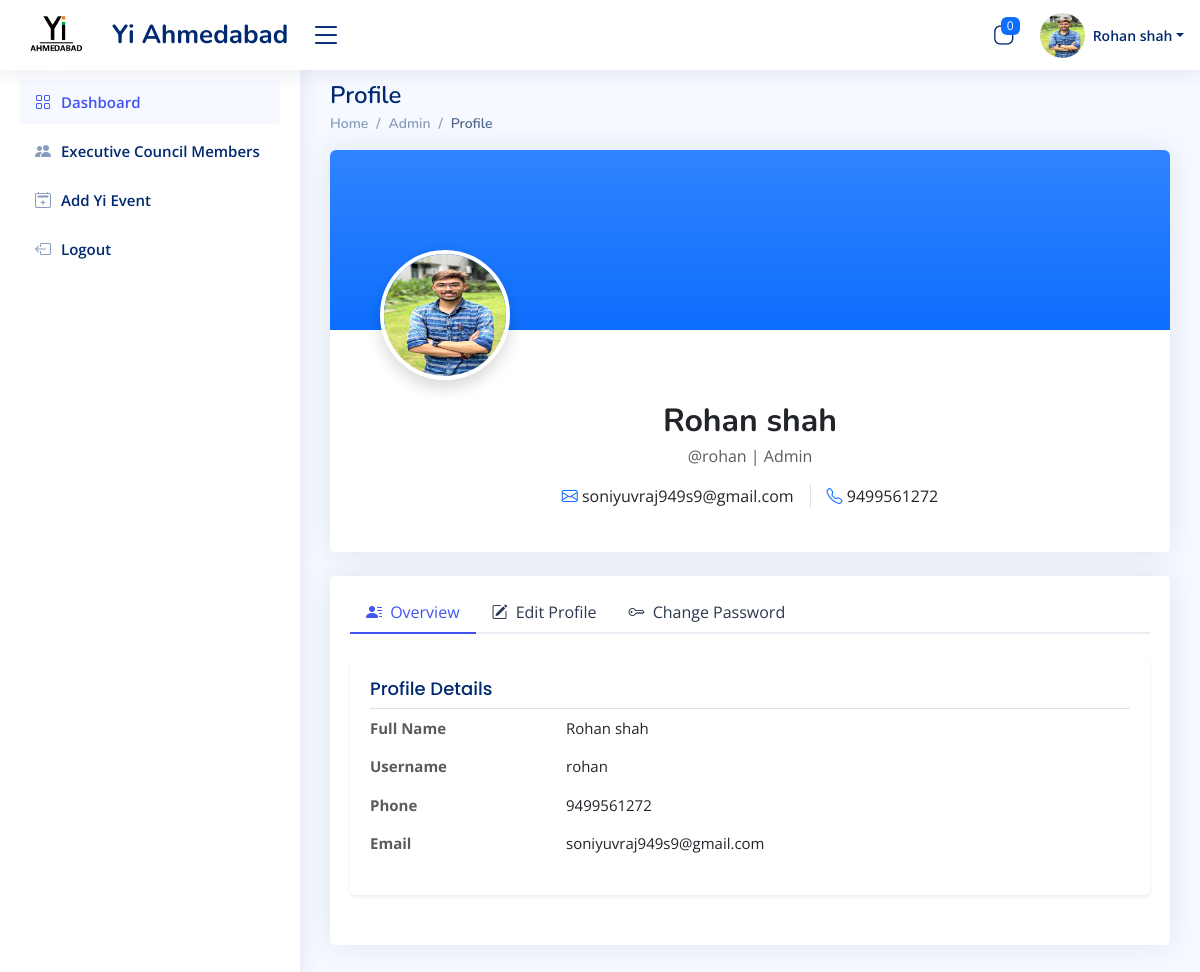
/Admin-Profile (signed in), run on an earlier commit of the app's database.
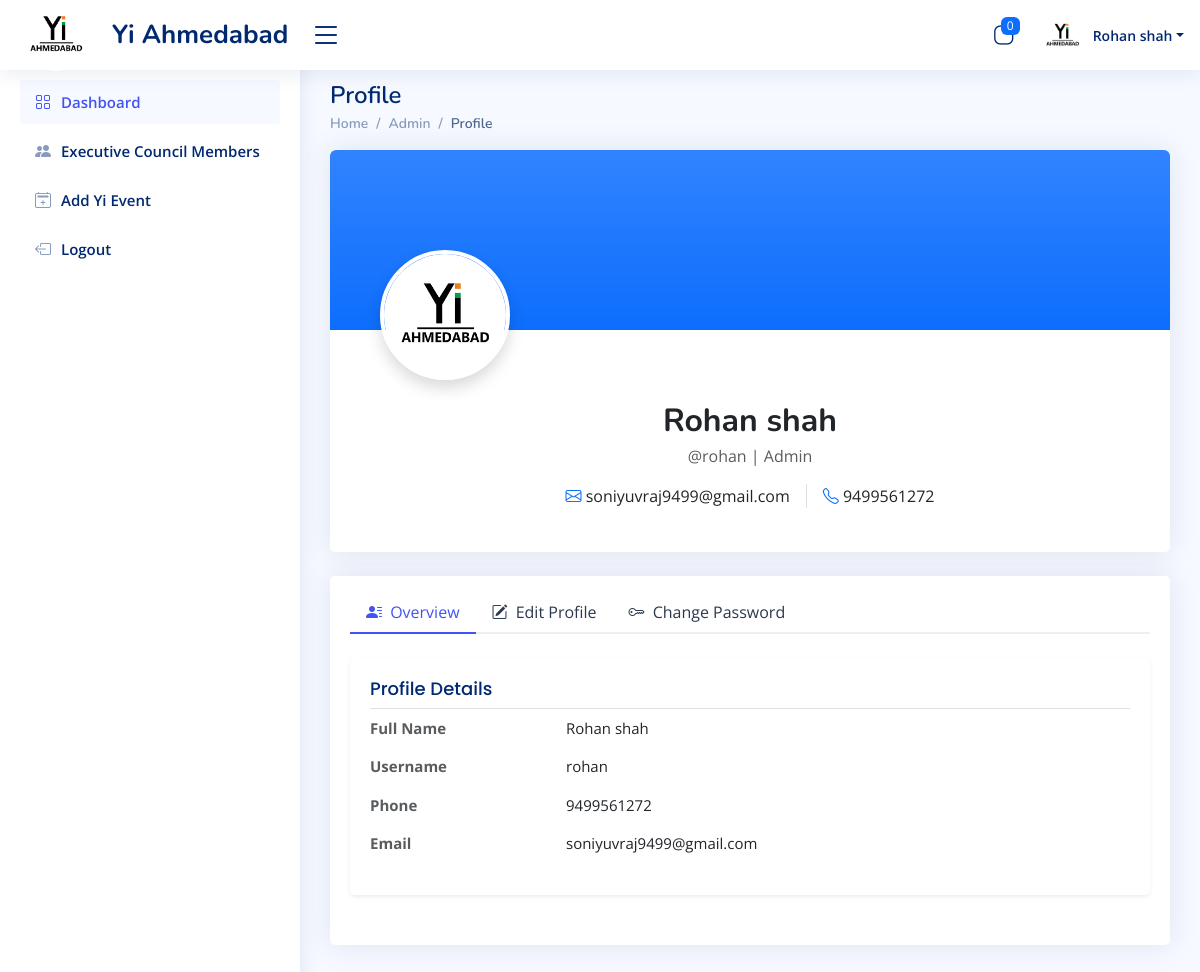
And on a later commit of the database.
### admin_app/models.py (models this page shows, shortened)
class LoginSide(AbstractUser):
    id = models.UUIDField(primary_key=True,default=uuid.uuid4,editable=False,db_index=True)
    login_role = models.ManyToManyField(Login_Role,verbose_name = "LoginRole")
    first_name = models.CharField(max_length=200,null=True,verbose_name = "FirstName")
    last_name = models.CharField(max_length=200)
    email = models.EmailField(max_length=200,unique=True,validators=[validate_email])
    photo = models.ImageField(upload_to='user_photo/', null=True, blank=True)
    yi_role = models.CharField(max_length=200,null=True)
    phone_number = models.CharField(
        max_length=10,  # This will accommodate international numbers
        default='0',
        validators=[
            RegexValidator(
                regex=r'^(\+91[\-\s]?)?[0]?(91)?[789]\d{9}$',  # This is the regex for validating the phone number
                message="Enter a valid phone number.",
                code="invalid_phone"
            ),
        ],
    )

### admin_app/views.py (the view)
# urls.py: path('Admin-Profile',Admin_Profile,name='Admin_Profile'),
@login_required(login_url='index')
def Admin_Profile(request):
    if not request.user.login_role.filter(name='Admin').exists():
        return redirect('Error-Page')
    sessions = Session.objects.filter(expire_date__gte=now())
    user_ids = [session.get_decoded().get('_auth_user_id') for session in sessions]
    active_users = LoginSide.objects.filter(id__in=user_ids)  # Get user objects
    active_user_names = [f"{user.first_name} {user.last_name}" for user in active_users]
    active_users_count = LoginSide.objects.filter(is_active=True).count()
    active_users_count = active_users.count()
    context = {
            'name':active_user_names,
            'count':active_users_count,
    }
    return render(request, 'Admin/Admin_Profile.html',context)

### admin_app/Templates/Admin/Admin_Profile.html (shortened to what the changed rows need)
{% extends "base/base.html" %}
{% load static %}
{% block bodyblock %}
<main id="main" class="main">
  <div class="pagetitle">
    <h1>Profile</h1>
  </div>
    <section class="section profile">
      <div class="row">
        <div class="col-lg-12">
          <div class="card mb-4">
            <div class="position-relative">
              <div class="position-absolute" style="bottom: -50px; left: 50px;">
                <div class="position-relative">
                  <img src="{% if user.photo %}{{ user.photo.url }}{% else %}{% static 'Image/img.png' %}{% endif %}"
                       height="130px" width="130px" alt="Profile"
                       class="rounded-circle border border-4 border-white shadow">
                </div>
              </div>
            </div>
            <div class="card-body pt-5 mt-4">
              <div class="row">
                <div class="col-md-8 offset-md-2">
                  <div class="text-center mb-4">
                    <h2 class="fw-bold mb-1">{{ user.first_name }} {{ user.last_name }}</h2>
                    <p class="text-muted mb-0">@{{ user.username }} | Admin</p>
                    <div class="d-flex justify-content-center mt-3">
                      <div class="px-3 border-end">
                        <i class="bi bi-envelope text-primary"></i> {{ user.email }}
                      </div>
                      <div class="px-3">
                        <i class="bi bi-telephone text-primary"></i> {{ user.phone_number }}
                      </div>
                    </div>
                  </div>
                </div>
              </div>
            </div>
          </div>
          <div class="card">
            <div class="card-body pt-3">
              <div class="tab-content pt-4">
                <div class="tab-pane fade show active profile-overview" id="profile-overview">
                  <div class="card shadow-sm border-0">
                    <div class="card-body">
                      <div class="row mb-3">
                        <div class="col-lg-3 col-md-4 fw-bold text-muted">Full Name</div>
                        <div class="col-lg-9 col-md-8">{{ user.first_name }} {{ user.last_name }}</div>
                      </div>
                      <div class="row mb-3">
                        <div class="col-lg-3 col-md-4 fw-bold text-muted">Username</div>
                        <div class="col-lg-9 col-md-8">{{ user.username }}</div>
                      </div>
                      <div class="row mb-3">
                        <div class="col-lg-3 col-md-4 fw-bold text-muted">Phone</div>
                        <div class="col-lg-9 col-md-8">{{ user.phone_number }}</div>
                      </div>
                      <div class="row">
                        <div class="col-lg-3 col-md-4 fw-bold text-muted">Email</div>
                        <div class="col-lg-9 col-md-8">{{ user.email }}</div>
                      </div>
                    </div>
                  </div>
                </div>
              </div>
            </div>
          </div>
        </div>
      </div>
    </section>
  </main>
{% endblock %}

### admin_app/Templates/Admin/components/header.html (shortened to what this page needs)
{% load static %}
<header id="header" class="header fixed-top d-flex align-items-center">
  <div class="d-flex align-items-center justify-content-between">
    <a href="{% url 'Admin_Dashboard' %}" class="logo d-flex align-items-center">
<img src="{% static 'Image/YIIMG.png' %}" alt="logo img" class="rounded-circle"  >
      <span class="d-none d-lg-block">Yi Ahmedabad</span>
    </a>
    <i class="bi bi-list toggle-sidebar-btn"></i>
  </div>
    <nav class="header-nav ms-auto">
      <ul class="d-flex align-items-center">
        <li class="nav-item dropdown">
          <a class="nav-link nav-icon" href="#" data-bs-toggle="dropdown">
            <i class="bi bi-app-indicator"></i>
            <span class="badge bg-primary badge-number"> {{ count }} </span>
          </a>
        </li>
        <li class="nav-item dropdown pe-3">
          <a class="nav-link nav-profile d-flex align-items-center pe-0" href="#" data-bs-toggle="dropdown">
            <img src="{% if user.photo %}{{ user.photo.url }}{% else %}{% static 'Image/img.png' %}{% endif %}" alt="Profile" class="rounded-circle"  height="45px" width="45px">
            <span class="d-none d-md-block dropdown-toggle ps-2">{{ user.first_name }} {{ user.last_name }}</span>
          </a>
            </li>
          </ul>
    </nav>
  </header>

What changed in the data, as far as the page shows it:
changed LoginSide "Rohan": photo: a different picture; email "soniyuvraj949s9@gmail.com" → "soniyuvraj9499@gmail.com"
